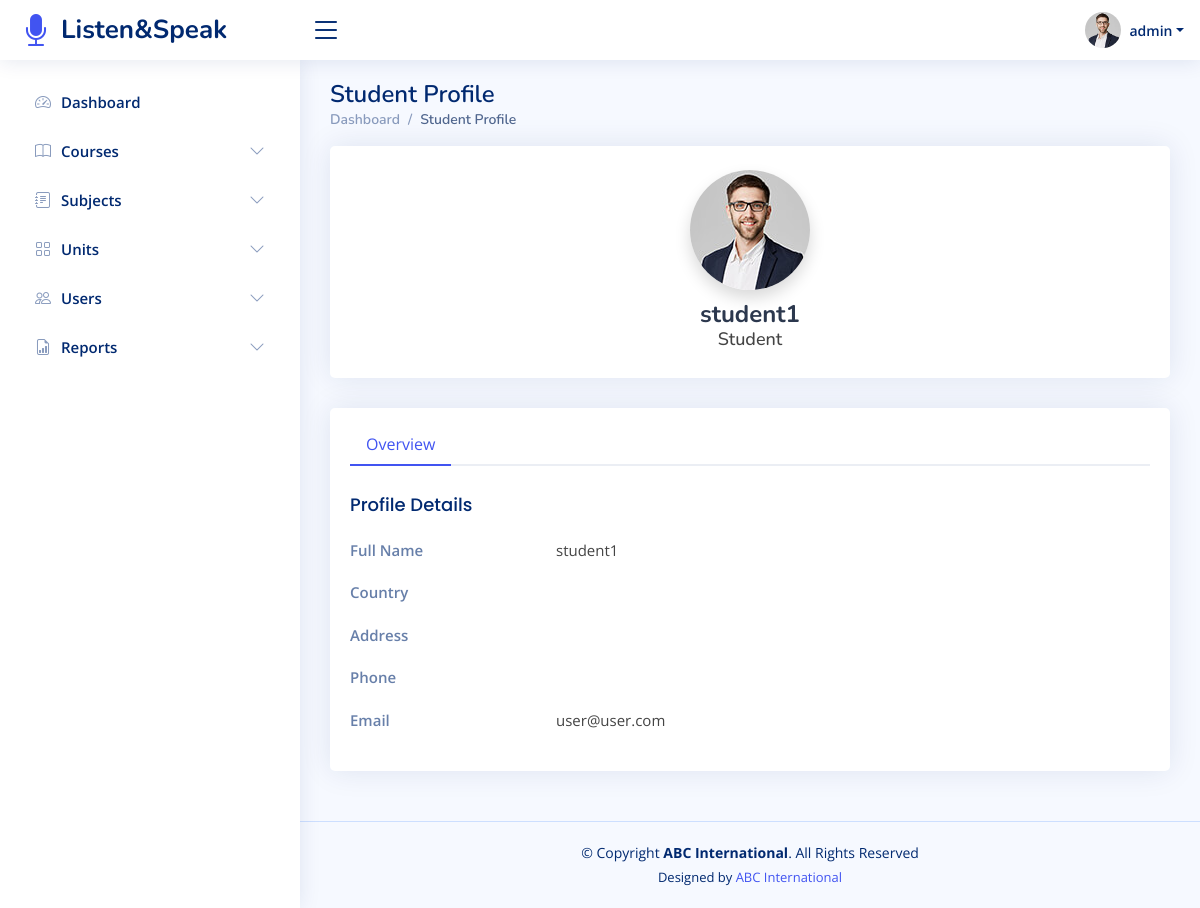
The app's page /showProfile.php?id=2 (signed in) with its own data.
### tables this page shows
CREATE TABLE `users` (
  `user_id` int(11) NOT NULL,
  `pic` varchar(100) NOT NULL DEFAULT 'default.jpg',
  `email` varchar(100) NOT NULL,
  `user_type` enum('Admin','Student','Teacher') NOT NULL,
  `fullName` varchar(255) NOT NULL,
  `pass` varchar(255) NOT NULL,
  `address` text DEFAULT NULL,
  `phone` varchar(100) DEFAULT NULL,
  `country` varchar(100) DEFAULT NULL
);

### showProfile.php (the view, shortened to what this page needs)
<?php
require 'app/app.php';
if(!isset($_GET["id"])){
    if($_SESSION["userType"]=="Student"){
        $id = $_SESSION["id"];
    }else{
        js_redirect("./");
    }
}else{
    $id = $_GET["id"];
}
$qry = "SELECT * FROM users WHERE user_id = $id";
$res = mysqli_query($con, $qry);
if(mysqli_num_rows($res)){
    $row = mysqli_fetch_array($res);
}else{
    js_redirect("./");
}
?>
<!DOCTYPE html>
<html lang="en">
<?php $title = "Student Profile"; require_once 'app/head.php'; ?>
<body>
  <?php require_once 'app/top_bar.php'; ?>
  <?php
    if($_SESSION["userType"]=="Admin") require_once 'app/admin_side_bar.php';
  ?>
  <main id="main" class="main">
    <div class="pagetitle">
      <h1><?= $title ?></h1>
      <nav>
        <ol class="breadcrumb">
          <li class="breadcrumb-item"><a href="./">Dashboard</a></li>
          <li class="breadcrumb-item active"><?= $title ?></li>
        </ol>
      </nav>
    </div>
      <section class="section profile dashboard">
          <div class="row">
              <div class="col-xl-12">
                  <div class="card">
                      <div class="card-body profile-card pt-4 d-flex flex-column align-items-center">
                          <img src="assets/img/students/<?=$row["pic"]?>" alt="Profile" class="rounded-circle shadow">
                          <h2><?=$row["fullName"]?></h2>
                          <h3><?=$row["user_type"]?></h3>
                      </div>
                  </div>
              </div>
              <div class="col-xl-12">
                  <div class="card">
                      <div class="card-body pt-3">
                          <ul class="nav nav-tabs nav-tabs-bordered">
                              <li class="nav-item">
                                  <button class="nav-link active" data-bs-toggle="tab" data-bs-target="#profile-overview">Overview</button>
                              </li>
                          </ul>
                          <div class="tab-content pt-2">
                              <div class="tab-pane fade show active profile-overview" id="profile-overview">
                                  <h5 class="card-title">Profile Details</h5>
                                  <div class="row">
                                      <div class="col-lg-3 col-md-4 label ">Full Name</div>
                                      <div class="col-lg-9 col-md-8"><?=$row["fullName"]?></div>
                                  </div>
                                  <div class="row">
                                      <div class="col-lg-3 col-md-4 label">Country</div>
                                      <div class="col-lg-9 col-md-8"><?=$row["country"]?></div>
                                  </div>
                                  <div class="row">
                                      <div class="col-lg-3 col-md-4 label">Address</div>
                                      <div class="col-lg-9 col-md-8"><?=$row["address"]?></div>
                                  </div>
                                  <div class="row">
                                      <div class="col-lg-3 col-md-4 label">Phone</div>
                                      <div class="col-lg-9 col-md-8"><?=$row["phone"]?></div>
                                  </div>
                                  <div class="row">
                                      <div class="col-lg-3 col-md-4 label">Email</div>
                                      <div class="col-lg-9 col-md-8"><?=$row["email"]?></div>
                                  </div>
                              </div>
                          </div>
                      </div>
                  </div>
              </div>
          </div>
      </section>
  </main>
  <?php require_once 'app/footer.php'; ?>
</body>
</html>

### assets/css/style.css (style rules this page uses)
:root { scroll-behavior: smooth; }
body { font-family: "Open Sans", sans-serif; background: #f6f9ff; color: #444444; }
a { color: #4154f1; text-decoration: none; }
h1, h2, h3, h4, h5, h6 { font-family: "Nunito", sans-serif; }
#main { margin-top: 60px; padding: 20px 30px; transition: all 0.3s; }
.pagetitle { margin-bottom: 10px; }
.pagetitle h1 { font-size: 24px; margin-bottom: 0; font-weight: 600; color: #012970; }
.card { margin-bottom: 30px; border: none; border-radius: 5px; box-shadow: 0px 0 30px rgba(1, 41, 112, 0.1); overflow: hidden; }
.card-title { padding: 20px 0 15px 0; font-size: 18px; font-weight: 500; color: #012970; font-family: "Poppins", sans-serif; }
.card-body { padding: 0 20px 20px 20px; }
.breadcrumb { font-size: 14px; font-family: "Nunito", sans-serif; color: #899bbd; font-weight: 600; }
.breadcrumb a { color: #899bbd; transition: 0.3s; }
.breadcrumb .breadcrumb-item::before { color: #899bbd; }
.breadcrumb .active { color: #51678f; font-weight: 600; }
.nav-tabs-bordered { border-bottom: 2px solid #ebeef4; }
.nav-tabs-bordered .nav-link { margin-bottom: -2px; border: none; color: #2c384e; }
.nav-tabs-bordered .nav-link.active { background-color: #fff; color: #4154f1; border-bottom: 2px solid #4154f1; }
@media (min-width: 1200px) { #main, #footer { margin-left: 300px; } }
.profile .profile-card img { max-width: 120px; }
.profile .profile-card h2 { font-size: 24px; font-weight: 700; color: #2c384e; margin: 10px 0 0 0; }
.profile .profile-card h3 { font-size: 18px; }
.profile .profile-overview .row { margin-bottom: 20px; font-size: 15px; }
.profile .profile-overview .card-title { color: #012970; }
.profile .profile-overview .label { font-weight: 600; color: rgba(1, 41, 112, 0.6); }

### records on screen
users: pic (placeholder picture), fullName "student1", user_type "Student", email "user@user.com"

### other values on screen
$_SESSION["fullName"] "admin"
$item['title'] "Dashboard"
$item['title'] "Courses"
$item['title'] "Subjects"
$item['title'] "Units"
$item['title'] "Users"
$item['title'] "Reports"
$title "Student Profile"
